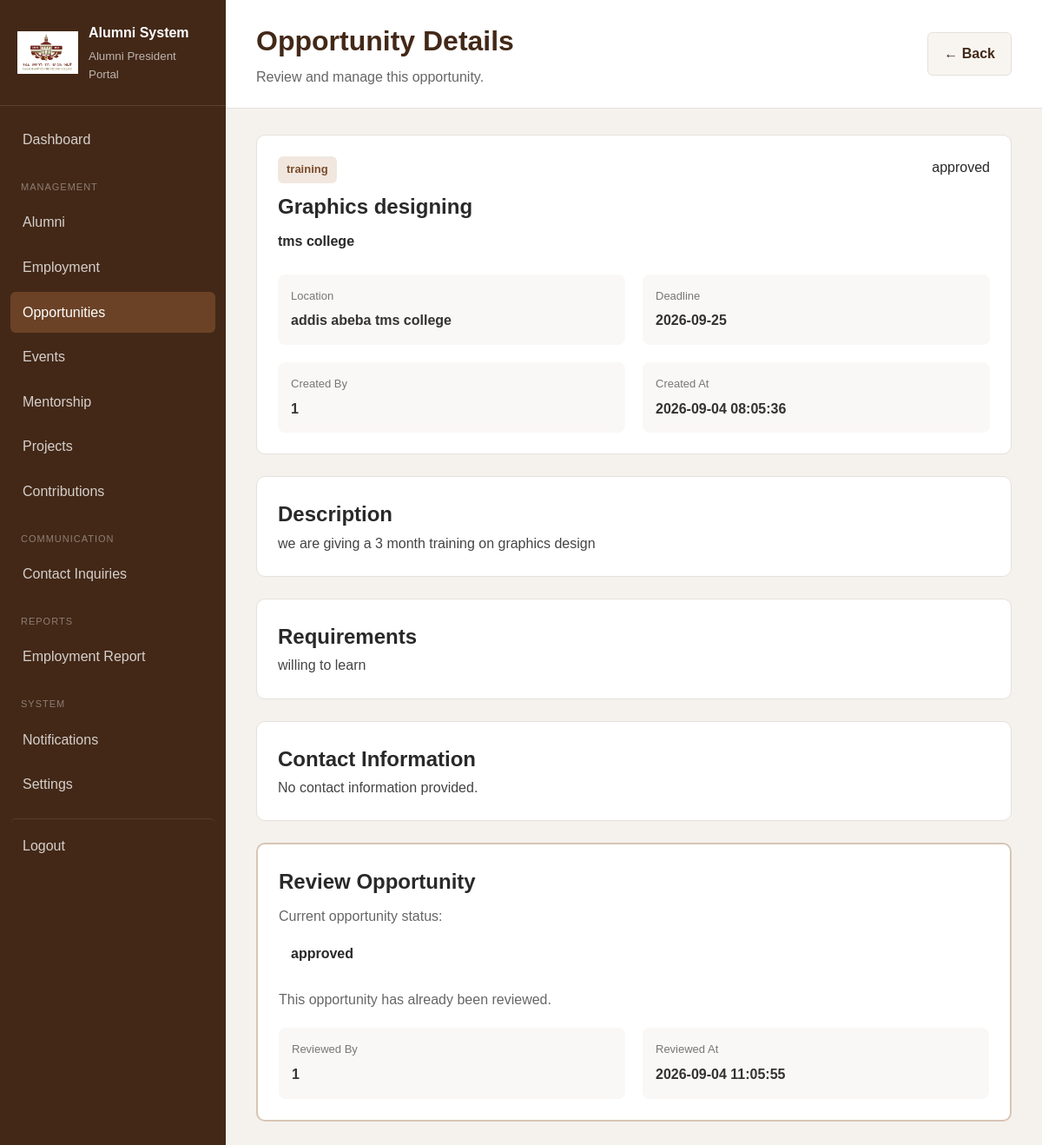
Page /admin/opportunities/view.php?id=22 (signed in) on the committed database.
### tables this page shows
CREATE TABLE `opportunities` (
  `opportunity_id` int(10) UNSIGNED NOT NULL,
  `created_by` int(10) UNSIGNED NOT NULL,
  `type` enum('job','internship','training') NOT NULL,
  `title` varchar(200) NOT NULL,
  `company_name` varchar(150) DEFAULT NULL,
  `description` text NOT NULL,
  `requirements` text DEFAULT NULL,
  `location` varchar(150) DEFAULT NULL,
  `contact_information` text DEFAULT NULL,
  `deadline` date DEFAULT NULL,
  `status` enum('draft','pending','approved','rejected','expired') NOT NULL DEFAULT 'pending',
  `reviewed_by` int(10) UNSIGNED DEFAULT NULL,
  `reviewed_at` datetime DEFAULT NULL,
  `created_at` timestamp NOT NULL DEFAULT current_timestamp(),
  `updated_at` timestamp NOT NULL DEFAULT current_timestamp() ON UPDATE current_timestamp()
);

### includes/functions.php (called while the page is built, shortened)
<?php
function e($value)
{
    return htmlspecialchars(
        (string) $value,
        ENT_QUOTES,
        "UTF-8"
    );
}

### admin/opportunities/view.php (the view, shortened to what this page needs)
 <?php
require_once "../../config/database.php";
require_once "../../includes/functions.php";
$opportunity_id = isset($_GET["id"])
    ? (int) $_GET["id"]
    : 0;
$sql = "
    SELECT
        o.*
    FROM opportunities o
    WHERE o.opportunity_id = ?
    LIMIT 1
";
$stmt = $conn->prepare($sql);
$stmt->bind_param(
    "i",
    $opportunity_id
);
$stmt->execute();
$result = $stmt->get_result();
$opportunity = $result->fetch_assoc();
?>
<!DOCTYPE html>
<html lang="en">
<head>
    <link
        rel="stylesheet"
        href="../../assets/css/style.css"
    >
</head>
<body class="admin-body">
<div class="admin-layout">
    <?php require_once __DIR__ ."/../includes/sidebar.php"; ?>
    <main class="admin-main">
        <header class="admin-topbar">
            <div>
                <h1>
                    Opportunity Details
                </h1>
                <p>
                    Review and manage this opportunity.
                </p>
            </div>
            <a
                href="index.php"
                class="secondary-button"
            >
                ← Back
            </a>
        </header>
        <section class="dashboard-content">
            <div class="dashboard-panel">
                <div class="opportunity-view-header">
                    <div>
                        <span class="opportunity-type">
                            <?= e(
                                $opportunity["type"]
                            ) ?>
                        </span>
                        <h2>
                            <?= e(
                                $opportunity["title"]
                            ) ?>
 </h2>
                        <p>
                            <strong>
                                <?= e(
                                    $opportunity["company_name"]
                                    ?: "Company not specified"
                                ) ?>
                            </strong>
                        </p>
                    </div>
                    <div>
                        <span
                            class="status-badge
                            <?= e(
                                strtolower(
                                    $opportunity["status"]
                                )
                            ) ?>"
                        >
                            <?= e(
                                $opportunity["status"]
                            ) ?>
                        </span>
                    </div>
                </div>
                <div class="opportunity-info-grid">
                    <div class="opportunity-info-item">
                        <span>
                            Location
                        </span>
                        <strong>
                            <?= e(
                                !empty(
                                    $opportunity["location"]
                                )
                                ? $opportunity["location"]
                                : "Not specified"
                            ) ?>
                        </strong>
                    </div>
                    <div class="opportunity-info-item">
                        <span>
                            Deadline
                        </span>
                        <strong>
                            <?php
                            $deadline =
                                $opportunity["deadline"]
                                ?? "";
                            if (
                                empty($deadline) ||
                                $deadline === "0000-00-00"
                            ) {
                                echo "Not specified";
                            } else {
                                echo e($deadline);
                            }
                            ?>
                        </strong>
                    </div>
                    <div class="opportunity-info-item">
                        <span>
                            Created By
                        </span>
                        <strong>
                            <?= e(
                                $opportunity["created_by"]
                                ?? "Unknown"
                            ) ?>
                        </strong>
                    </div>
                    <div class="opportunity-info-item">
                        <span>
                            Created At
                        </span>
                        <strong>
                            <?= e(
                                $opportunity["created_at"]
                                ?? "Unknown"
                            ) ?>
                        </strong>
                    </div>
                </div>
            </div>
            <div class="dashboard-panel">
                <h2>
                    Description
                </h2>
                <div class="opportunity-description">
                    <?php
                    if (
                        !empty(
                            $opportunity["description"]
                        )
                    ) {
                        echo nl2br(
                            e(
                                $opportunity["description"]
                            )
                        );
                    } else {
 echo "No description provided.";
                    }
                    ?>
                </div>
            </div>
            <div class="dashboard-panel">
                <h2>
                    Requirements
                </h2>
                <div class="opportunity-description">
                    <?php
                    if (
                        !empty(
                            $opportunity["requirements"]
                        )
                    ) {
                        echo nl2br(
                            e(
                                $opportunity["requirements"]
                            )
                        );
                    } else {
                        echo "No requirements provided.";
                    }
                    ?>
                </div>
            </div>
            <div class="dashboard-panel">
                <h2>
                    Contact Information
                </h2>
                <div class="opportunity-description">
                    <?php
                    if (
                        !empty(
                            $opportunity["contact_information"]
                        )
                    ) {
                        echo nl2br(
                            e(
                                $opportunity["contact_information"]
                            )
                        );
                    } else {
                        echo "No contact information provided.";
                    }
                    ?>
                </div>
            </div>
            <div class="dashboard-panel review-panel">
                <h2>
                    Review Opportunity
                </h2>
                <p>
                    Current opportunity status:
                </p>
                <span class="review-status">
                    <?= e(
                        $opportunity["status"]
                    ) ?>
                </span>
                <?php if (
                    strtolower(
                        trim(
                            $opportunity["status"]
                        )
                    ) === "pending"
                ): ?>
                    <p>
                        Review this opportunity and choose
                        whether it should be available to alumni.
                    </p>
                    <form
                        method="POST"
                    >
                        <?= csrf_field() ?>
                        <div class="review-buttons">
                            <button
                                type="submit"
                                name="action"
                                value="reject"
                                class="reject-button"
                                onclick="
                                    return confirm(
                                        'Are you sure you want to reject this opportunity?'
                                    );
                                "
                            >
                                Reject
                            </button>
 <button
                                type="submit"
                                name="action"
                                value="approve"
                                class="approve-button"
                                onclick="
                                    return confirm(
                                        'Are you sure you want to approve this opportunity?'
                                    );
                                "
                            >
                                Approve
                            </button>
                        </div>
                    </form>
                <?php else: ?>
                    <p>
                        This opportunity has already been reviewed.
                    </p>
                    <div class="opportunity-info-grid">
                        <div class="opportunity-info-item">
                            <span>
                                Reviewed By
                            </span>
                            <strong>
                                <?= e(
                                    $opportunity["reviewed_by"]
                                    ?? "Not available"
                                ) ?>
                            </strong>
                        </div>
                        <div class="opportunity-info-item">
                            <span>
                                Reviewed At
                            </span>
                            <strong>
                                <?= e(
                                    $opportunity["reviewed_at"]
                                    ?? "Not available"
                                ) ?>
                            </strong>
                        </div>
                    </div>
                <?php endif; ?>
            </div>
        </section>
    </main>
</div>
</body>
</html>

### assets/css/style.css (style rules this page uses)
:root { --primary-brown: #6b4226; --dark-brown: #432817; --light-brown: #a67c52; --cream: #f8f5f1; --white: #ffffff; --text-dark: #292929; --text-light: #666666; --border: #e5e0da; }
* { margin: 0; padding: 0; box-sizing: border-box; }
body { font-family: Arial, sans-serif; background: var(--cream); color: var(--text-dark); line-height: 1.6; }
a { text-decoration: none; color: inherit; }
.admin-body { background: #f5f2ee; }
.admin-layout { min-height: 100vh; display: flex; }
.admin-main { margin-left: 260px; width: calc(100% - 260px); }
.admin-topbar { background: var(--white); padding: 22px 35px; border-bottom: 1px solid var(--border); display: flex; justify-content: space-between; align-items: center; }
.admin-topbar h1 { color: var(--dark-brown); margin-bottom: 3px; }
.admin-topbar p { color: var(--text-light); }
.dashboard-content { padding: 30px 35px; }
.dashboard-panel { background: var(--white); border: 1px solid var(--border); border-radius: 10px; padding: 24px; margin-bottom: 25px; }
.primary-button, .secondary-button { display: inline-block; padding: 11px 18px; border-radius: 6px; font-weight: 600; cursor: pointer; border: none; }
.secondary-button { background: var(--cream); color: var(--dark-brown); border: 1px solid var(--border); }

### admin/opportunities/view.php (style rules this page uses)
.opportunity-view-header { display: flex; justify-content: space-between; align-items: flex-start; gap: 20px; margin-bottom: 25px; }
.opportunity-view-header h2 { margin: 8px 0; }
.opportunity-view-header p { margin: 0; }
.opportunity-type { display: inline-block; padding: 5px 10px; border-radius: 6px; font-size: 13px; font-weight: 600; background: #f1e7df; color: #7a4b2a; }
.opportunity-info-grid { display: grid; grid-template-columns: repeat(2, minmax(0, 1fr)); gap: 20px; margin-top: 20px; }
.opportunity-info-item { padding: 15px; background: #faf8f6; border-radius: 8px; }
.opportunity-info-item span { display: block; font-size: 13px; color: #777; margin-bottom: 5px; }
.opportunity-info-item strong { color: #333; }
.opportunity-description { line-height: 1.7; color: #444; }
.review-panel { margin-top: 25px; border: 2px solid #d8c5b5; }
.review-panel h2 { margin-top: 0; margin-bottom: 8px; }
.review-panel p { color: #666; }
.review-status { display: inline-block; margin: 10px 0 20px; padding: 7px 14px; border-radius: 6px; font-weight: 600; }

### rows in the picture
opportunities: type "training", title "Graphics designing", company_name "tms college", status "approved", location "addis abeba tms college", deadline "2026-09-25", created_by "1", created_at "2026-09-04 08:05:36", description "we are giving a 3 month training on graphics design", requirements "willing to learn", reviewed_by "1", reviewed_at "2026-09-04 11:05:55"
